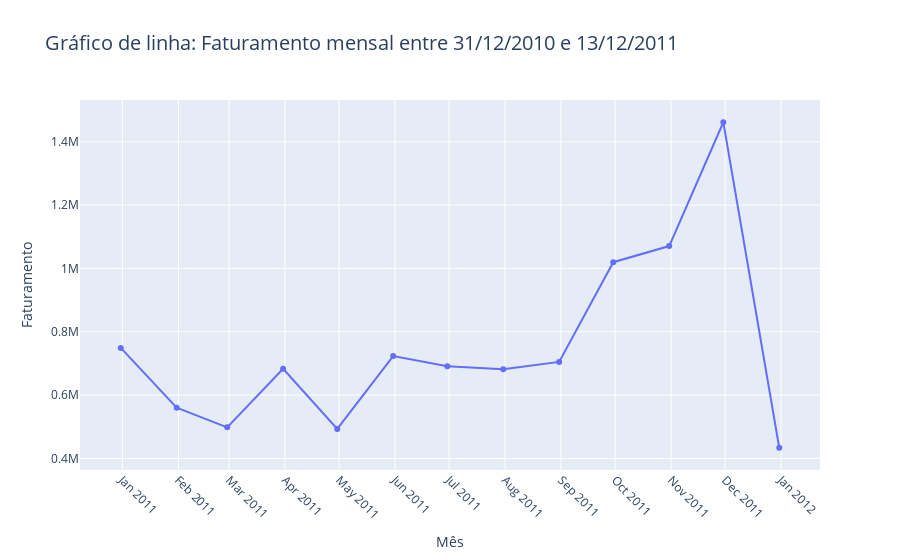

Notebook source saved alongside this figure:
### Code cell
df_ordenado_por_data = df_total_col.sort_values(by='InvoiceDate')
df_ordenado_por_data[['InvoiceDate', 'InvoiceNo', 'Total']]

num_pedidos = df_total_col['InvoiceNo'].nunique()
print(f'Número total de pedidos: {num_pedidos}')

df_vendas_mes = df_total_col.groupby(pd.Grouper(key='InvoiceDate', freq='ME'))['Total'].sum().reset_index()
#df_vendas_mes['Month'] = df_vendas_mes['InvoiceDate'].dt.strftime('%b %Y')

import matplotlib.pyplot as plt


fig = px.line(
    df_vendas_mes,
    x='InvoiceDate',
    y='Total',
    title='Gráfico de linha: Faturamento mensal entre 31/12/2010 e 13/12/2011 ',
    markers=True
)

fig.update_layout(
    xaxis_title='Mês',
    yaxis_title='Faturamento',
    title_font_size=20
)
fig.update_layout(
    xaxis=dict(
        tickformat="%b %Y",
        tickangle=45,
        dtick="M1"  # Garante um tick a cada mês
    )
)

fig.show()

df_vendas_mes

### Figure 1 — Plotly figure (JSON) as saved in the notebook; plotly's stock layout.template omitted (floating-point values rounded to 4 significant figures)
{"data": [{"hovertemplate": "InvoiceDate=%{x}<br>Total=%{y}<extra></extra>", "legendgroup": "", "line": {"color": "#636efa", "dash": "solid"}, "marker": {"symbol": "circle"}, "mode": "lines+markers", "name": "", "orientation": "v", "showlegend": false, "type": "scatter", "x": ["2010-12-31T00:00:00", "2011-01-31T00:00:00", "2011-02-28T00:00:00", "2011-03-31T00:00:00", "2011-04-30T00:00:00", "2011-05-31T00:00:00", "2011-06-30T00:00:00", "2011-07-31T00:00:00", "2011-08-31T00:00:00", "2011-09-30T00:00:00", "2011-10-31T00:00:00", "2011-11-30T00:00:00", "2011-12-31T00:00:00"], "xaxis": "x", "y": [749000.0, 560000.0, 498100.0, 683300.0, 493200.0, 723300.0, 691100.0, 681300.0, 704800.0, 1020000.0, 1071000.0, 1462000.0, 433700.0], "yaxis": "y"}], "layout": {"legend": {"tracegroupgap": 0}, "title": {"font": {"size": 20}, "text": "Gráfico de linha: Faturamento mensal entre 31/12/2010 e 13/12/2011 "}, "xaxis": {"anchor": "y", "domain": [0, 1], "dtick": "M1", "tickangle": 45, "tickformat": "%b %Y", "title": {"text": "Mês"}}, "yaxis": {"anchor": "x", "domain": [0, 1], "title": {"text": "Faturamento"}}}}
